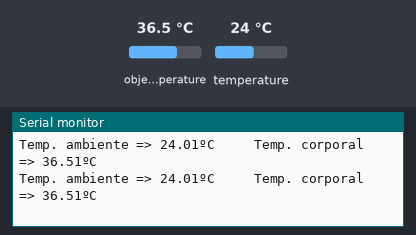
Simulated run of this sketch. Board: Arduino Uno, built with avr-gcc and run on an emulated ATmega328P. Parts: the last lines printed to the serial monitor. The inputs (shaded band) are chosen by the test bench; at power-on: object temperature 36.5 °C, temperature 24 °C.

Above: at 2.8 s.
2.9 s: object temperature set to 20 °C
At 4.4 s:
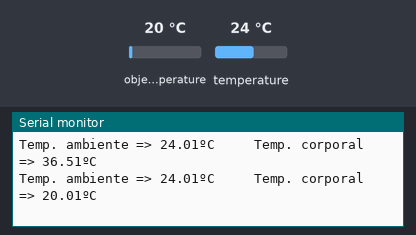
5.6 s: temperature set to 12 °C
At 7.2 s:
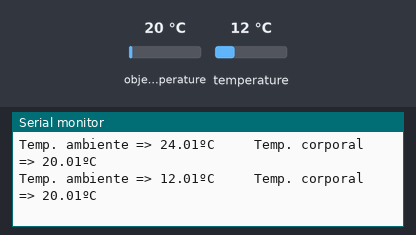
8.3 s: object temperature set to 26 °C
At 10.5 s:
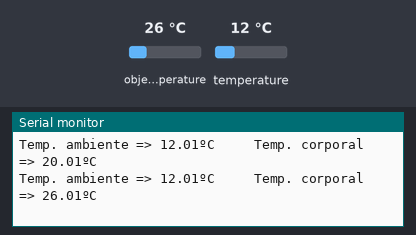
Timing chart, 0 to 12.0 s (numbered marks = the images above; inputs shaded):
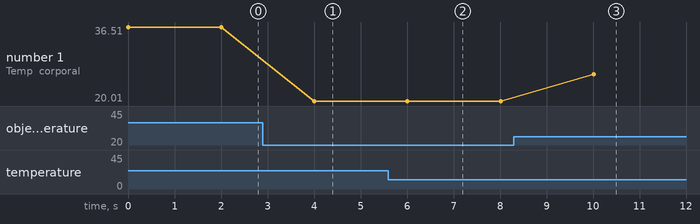

The sketch:

TEMPERATURA_2.ino
```cpp
#include <Adafruit_MLX90614.h>

// Instanciar objeto
Adafruit_MLX90614 termometroIR = Adafruit_MLX90614();

void setup() {
  // Iniciar comunicación serie
  Serial.begin(9600);

  // Iniciar termómetro infrarrojo con Arduino
  termometroIR.begin();

}

void loop() {
  // Obtener temperaturas grados Celsius
  float temperaturaAmbiente = termometroIR.readAmbientTempC();
  float temperaturaObjeto = termometroIR.readObjectTempC();

  // Mostrar información
  Serial.print("Temp. ambiente => ");
  Serial.print(temperaturaAmbiente);
  Serial.print("ºC");
  Serial.print("     ");
  Serial.print("Temp. corporal => ");
  Serial.print(temperaturaObjeto);
  Serial.println("ºC");
  delay(2000);

  // Si quieres mostrar la información en grados Fahrenheit utiliza las funciones
  // readAmbientTempF() para temperatura ambiente
  // readObjectTempF() para temperatura del objeto

}
```

Measured:
- after the input at 2.9 s, the serial monitor: prints a new line after 1.1 s (image 1)
- after the input at 5.6 s, the serial monitor: prints a new line after 0.41 s (image 2)
- after the input at 8.3 s, the serial monitor: prints a new line after 1.7 s (image 3)
- plotted number 1: 36.51 → 20.01 after the input at 2.9 s, 20.01 → 26.01 after the input at 8.3 s
